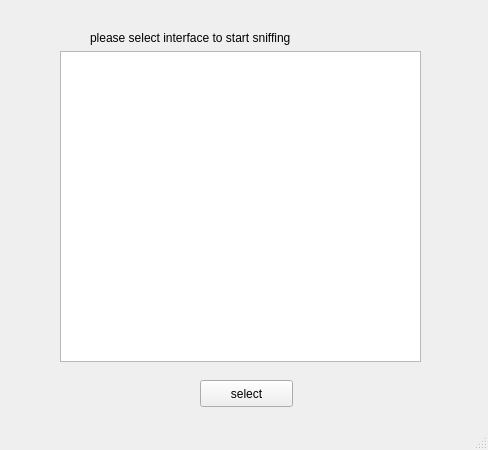
<?xml version="1.0" encoding="UTF-8"?>
<ui version="4.0">
 <class>HomeWindow</class>
 <widget class="QMainWindow" name="HomeWindow">
  <property name="geometry">
   <rect>
    <x>0</x>
    <y>0</y>
    <width>488</width>
    <height>450</height>
   </rect>
  </property>
  <property name="windowTitle">
   <string>packet sniffer</string>
  </property>
  <widget class="QWidget" name="centralwidget">
   <widget class="QWidget" name="widget" native="true">
    <property name="geometry">
     <rect>
      <x>0</x>
      <y>0</y>
      <width>491</width>
      <height>451</height>
     </rect>
    </property>
    <widget class="QPushButton" name="select">
     <property name="geometry">
      <rect>
       <x>200</x>
       <y>380</y>
       <width>93</width>
       <height>27</height>
      </rect>
     </property>
     <property name="text">
      <string>select</string>
     </property>
    </widget>
    <widget class="QListView" name="DeviceList">
     <property name="geometry">
      <rect>
       <x>60</x>
       <y>51</y>
       <width>361</width>
       <height>311</height>
      </rect>
     </property>
    </widget>
    <widget class="QLabel" name="label">
     <property name="geometry">
      <rect>
       <x>90</x>
       <y>30</y>
       <width>381</width>
       <height>16</height>
      </rect>
     </property>
     <property name="text">
      <string>please select interface to start sniffing</string>
     </property>
    </widget>
   </widget>
  </widget>
  <widget class="QStatusBar" name="statusbar"/>
 </widget>
 <resources/>
 <connections/>
</ui>
